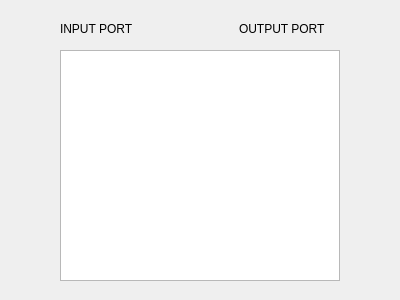
<?xml version="1.0" encoding="UTF-8"?>
<ui version="4.0">
 <class>IO</class>
 <widget class="QWidget" name="IO">
  <property name="geometry">
   <rect>
    <x>0</x>
    <y>0</y>
    <width>400</width>
    <height>300</height>
   </rect>
  </property>
  <property name="windowTitle">
   <string>Form</string>
  </property>
  <widget class="QLabel" name="label">
   <property name="geometry">
    <rect>
     <x>60</x>
     <y>20</y>
     <width>90</width>
     <height>17</height>
    </rect>
   </property>
   <property name="text">
    <string>INPUT PORT</string>
   </property>
  </widget>
  <widget class="QLabel" name="label_2">
   <property name="geometry">
    <rect>
     <x>239</x>
     <y>20</y>
     <width>101</width>
     <height>17</height>
    </rect>
   </property>
   <property name="text">
    <string>OUTPUT PORT</string>
   </property>
  </widget>
  <widget class="QListWidget" name="listWidget">
   <property name="geometry">
    <rect>
     <x>60</x>
     <y>50</y>
     <width>280</width>
     <height>231</height>
    </rect>
   </property>
  </widget>
  <zorder>listWidget</zorder>
  <zorder>label</zorder>
  <zorder>label_2</zorder>
 </widget>
 <resources/>
 <connections/>
</ui>
